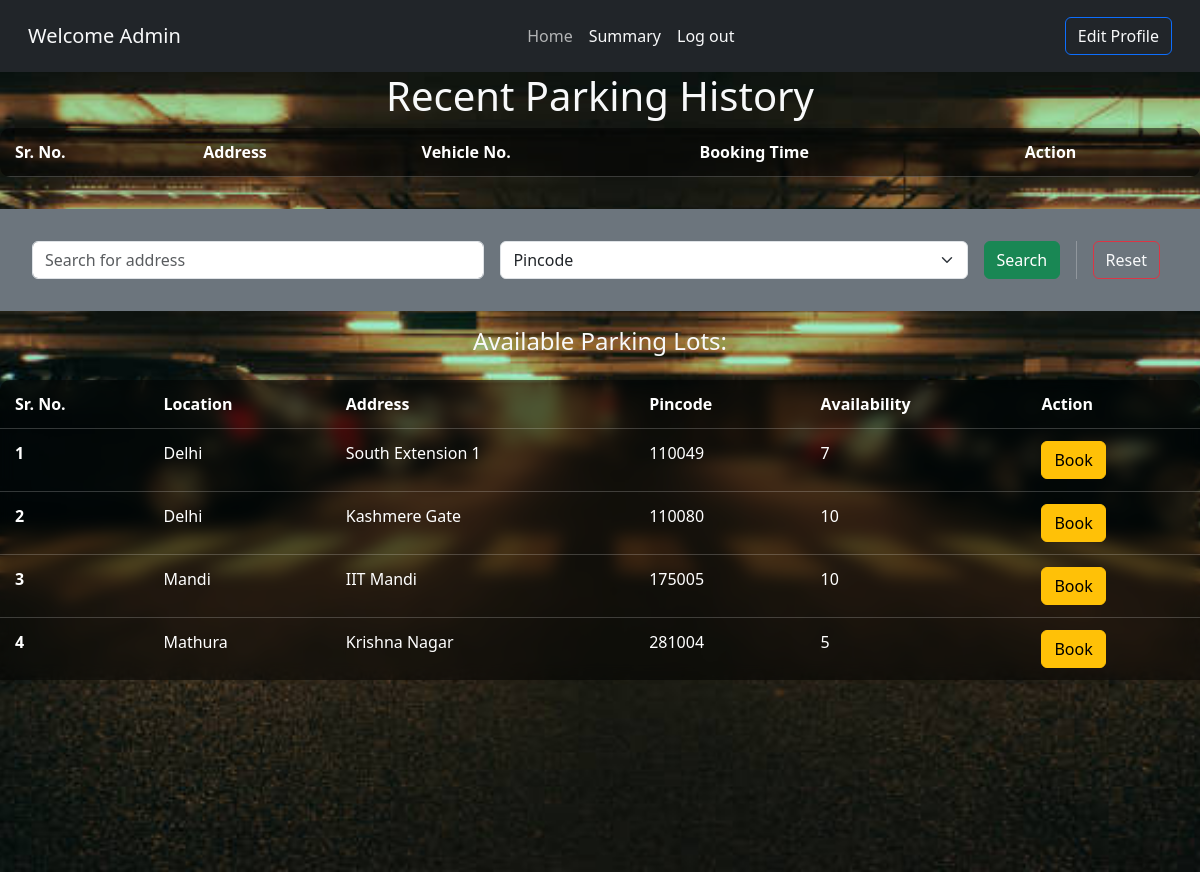
The app's page /dashboard/1 with its own data.
### application/models.py (models this page shows)
class User(db.Model):
    __tablename__='user'
    id=db.Column(db.Integer,primary_key=True)
    name=db.Column(db.String(),nullable=False)
    email=db.Column(db.String(),unique=True,nullable=False)
    password=db.Column(db.String(),nullable=False)
    address=db.Column(db.String(),nullable=True)
    dob=db.Column(db.String(),nullable=True)
    type=db.Column(db.String(),default='General')
    parking=db.relationship('Reserve_Spot',backref='bearer')

class Parking_Lot(db.Model):
    __tablename__='parking_lot'
    id=db.Column(db.Integer,primary_key=True)
    location_name = db.Column(db.String(), nullable=False)
    price=db.Column(db.Integer,nullable=False)
    address=db.Column(db.String())
    pincode=db.Column(db.Integer,nullable=False)
    max_spots=db.Column(db.Integer,nullable=False)
    spots=db.relationship('Parking_Spot', backref='main')

### application/controllers.py (the view)
@app.route('/dashboard/<int:id>')
def dashboard(id):
    this_user = User.query.get(id)
    lots = Parking_Lot.query.all()
    for lot in lots:
        lot.available_spots = len([spot for spot in lot.spots if spot.status == 'A'])
    reserved=Reserve_Spot.query.filter_by(user_id=this_user.id).all()
    hist=Reserved_History.query.filter_by(user_id=this_user.id).all()
    for i in reserved:
        i.parking_datetime = datetime.fromtimestamp(i.parking_timestamp).strftime('%Y-%m-%dT%H:%M')
    for i in hist:
        i.parking_datetime = datetime.fromtimestamp(i.parking_timestamp).strftime('%Y-%m-%dT%H:%M')
    return render_template('user_dashboard.html', user=this_user, lots=lots,reserved=reserved,hist=hist)

### templates/user_dashboard.html (shortened to what this page needs)
<!DOCTYPE html>
<html lang="en">
<head>
    <link href="https://cdn.jsdelivr.net/npm/bootstrap@5.3.7/dist/css/bootstrap.min.css" rel="stylesheet"
>
    <link rel="stylesheet" href="/static/dashboard.css">
</head>
<body>
    <div id="main">
        <nav class="navbar navbar-expand-lg text-bg-dark p-3 ">
            <div class="container-fluid">
                <a class="navbar-brand text-light" href="/dashboard/{{user.id}}">Welcome {{user.name}}</a>
                <div class="collapse navbar-collapse" id="navbarSupportedContent">
                    <ul class="navbar-nav mx-auto mb-2 mb-lg-0">
                        <li class="nav-item">
                            <a class="nav-link text-light btn btn-outline-danger disabled active"
                                href="/dashboard/{{user.id}}">Home</a>
                        </li>
                        <li class="nav-item">
                            <a class="nav-link text-light" href="/user_summary/{{user.id}}">Summary</a>
                        </li>
                        <li class="nav-item">
                            <a class="nav-link text-light" href="/login">Log out</a>
                        </li>
                    </ul>
                    <form class="d-flex">
                        <a href="/edit-details/{{user.id}}" class="btn btn-outline-primary text-light" id="edit">Edit Profile</a>
                    </form>
                </div>
            </div>
        </nav>
        <div id="canvas" class="overflow-auto">
            <div id="first-one">
                <h1 class="text-center text-light"> Recent Parking History</h1>
                <div style="max-height:300px;overflow-y: scroll;">
                    <table class="table">
                        <thead>
                            <tr>
                                <th scope="col">Sr. No.</th>
                                <th scope="col">Address</th>
                                <th scope="col">Vehicle No.</th>
                                <th scope="col">Booking Time</th>
                                <th scope="col">Action</th>
                            </tr>
                        </thead>
                    </table>
                </div>
            </div>
            <div id="second-one">
                <div class="hstack gap-3 text-bg-secondary p-3">
                    <form class="hstack gap-3  p-3 w-100" action="/search_lots/{{user.id}}">
                        <input class="form-control flex-grow-1" type="text" placeholder="Search for address"
                            aria-label="Search for address" name="search">
                        <select class="form-select" aria-label="Default select example" name="key">
                            <option selected value="pincode">Pincode</option>
                        </select>
                        <button type="submit" class="btn btn-success">Search</button>
                        <a role="button" class="btn btn-outline-danger text-light me-2"
                            href="/dashboard/{{user.id}}">Reset</a>
                    </form>
                </div>
            </div>
            <div class=" p-3">
                <h4 class="text-center text-light">Available Parking Lots:</h4>
            </div>
            <div style="max-height:300px;overflow-y: scroll;">
                <table class="table">
                    <thead>
                        <tr>
                            <th scope="col">Sr. No.</th>
                            <th scope="col">Location</th>
                            <th scope="col">Address</th>
                            <th scope="col">Pincode</th>
                            <th scope="col">Availability</th>
                            <th scope="col">Action</th>
                        </tr>
                    </thead>
                    <tbody>
                        {%for lot in lots%}
                        <tr>
                            <th scope="row">{{loop.index}}</th>
                            <td>{{lot.location_name}}</td>
                            <td>{{lot.address}}</td>
                            <td>{{lot.pincode}}</td>
                            <td>{{lot.available_spots}}</td>
                            {%if lot.available_spots>0%}
                            <td><a role="button" class="btn btn-warning"
                                    href="/book_spot/{{user.id}}/{{lot.id}}">Book</a></td>
                            {%else%}
                            <td><a role="button" class="btn btn-danger disabled">Book</a></td>
                            {%endif%}
                        </tr>
                        {%endfor%}
                    </tbody>
                </table>
            </div>
        </div>
    </div>
</body>
</html>

### static/dashboard.css (style rules this page uses)
#main { margin: 0px; margin-top: 0px; }
#canvas { position: relative; background-image: url(2.jpg); background-repeat: no-repeat; background-position: center; background-size: cover; background-attachment: fixed; min-height: 100vh; }
.hstack { display: flex; flex-direction: row; align-items: center; align-self: stretch; }
.nav-link.active { color: white !important; border-radius: 0.25rem; }
nav.navbar { transition: background-color 0.3s ease, box-shadow 0.3s ease; }
.table { background: rgba(0, 0, 0, 0.5); color: white; border-radius: 10px; overflow: hidden; backdrop-filter: blur(8px); }
.table th, .table td { background: transparent; color: white; border-color: rgba(255, 255, 255, 0.2); }
#first-one { animation: fadeInUp 0.6s ease forwards; opacity: 0; transform: translateY(30px); overflow-x: auto; padding-bottom: 1rem; }
table.table th, table.table td { padding: 12px 15px; }

### records on screen
User: name "Admin"
Parking_Lot: location_name "Delhi", address "South Extension 1", pincode "110049", available_spots "7"
Parking_Lot: location_name "Delhi", address "Kashmere Gate", pincode "110080", available_spots "10"
Parking_Lot: location_name "Mandi", address "IIT Mandi", pincode "175005", available_spots "10"
Parking_Lot: location_name "Mathura", address "Krishna Nagar", pincode "281004", available_spots "5"
